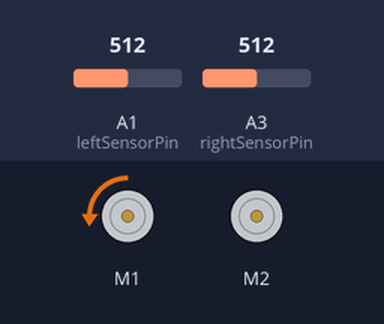
A sketch run on a simulated Arduino Uno, built with avr-gcc and run on an emulated ATmega328P. Shown: 2 × DC motor (green arrow = forward, orange = backward, longer = faster). Inputs (shaded band) come from the test bench; at power-on: A3 (rightSensorPin) = 512, A1 (leftSensorPin) = 512.

Above: at 1.2 s.
1.3 s: A3 (rightSensorPin) set to 276
2.8 s: A3 (rightSensorPin) set to 249
At 3.8 s:
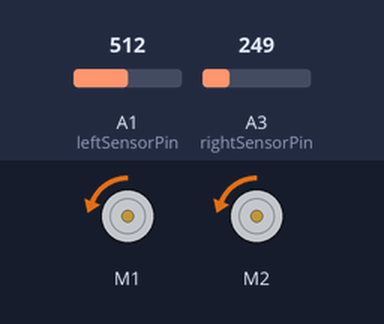
4.3 s: A1 (leftSensorPin) set to 772
5.8 s: A1 (leftSensorPin) set to 800
At 6.1 s:
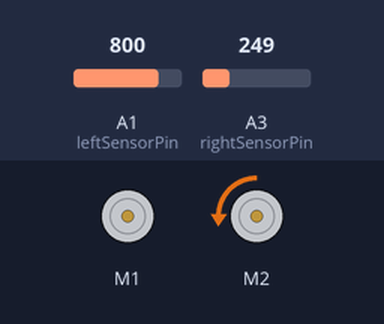
7.3 s: A1 (leftSensorPin) set to 780
At 8.5 s:
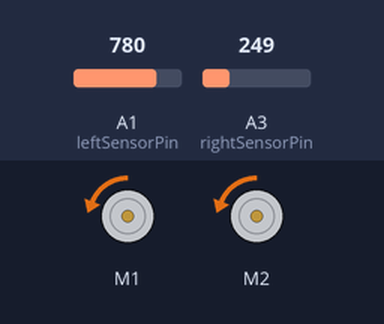
8.8 s: A1 (leftSensorPin) set to 885
At 9.6 s:
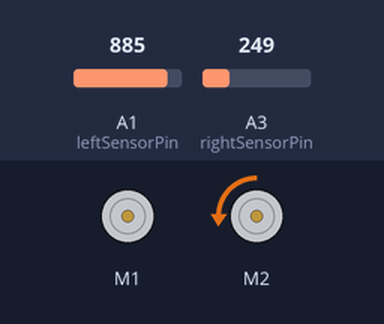
Timing chart, 0 to 11.3 s (numbered marks = the images above; inputs shaded):
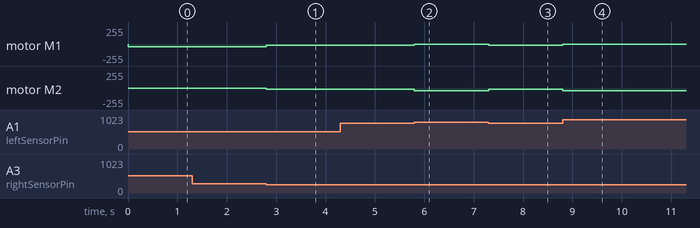

Measured:
- after the input at 1.3 s, every drawn part: stays the same
- after the input at 2.8 s, motor M1: backward 40/255 → backward 20/255 at once; motor M2: stopped → backward 20/255 at once
- after the input at 4.3 s, every drawn part: stays the same
- after the input at 5.8 s, motor M1: backward 20/255 → stopped at once; motor M2: backward 20/255 → backward 40/255 at once
- after the input at 7.3 s, motor M1: stopped → backward 20/255 at once; motor M2: backward 40/255 → backward 20/255 at once
- after the input at 8.8 s, motor M1: backward 20/255 → stopped at once; motor M2: backward 20/255 → backward 40/255 at once

The sketch:

with_serial_communication.ino
```cpp
// Take in sensor input and command motors to follow a tape line on the floor
// Can change car base speed and turn speed throught the serial monitor

//Include libraries
#include <Wire.h>
#include <Adafruit_MotorShield.h>
#include "utility/Adafruit_MS_PWMServoDriver.h"

// Pin setup
const int leftSensorPin = A1;  // Phototransistor output
const int centerSensorPin = A2;
const int rightSensorPin = A3;

// Set thresholds
const int leftThreshold = 790;
const int centerThreshold = 875;
const int rightThreshold = 260;

// Initialize sensor on/off variable
boolean leftSensor;
boolean centerSensor;
boolean rightSensor;

// Motor setup
Adafruit_MotorShield AFMS = Adafruit_MotorShield();

Adafruit_DCMotor *left = AFMS.getMotor(1);
Adafruit_DCMotor *right = AFMS.getMotor(2);

int motorBaseSpeed = 20;
int motorTurnSpeed = 40;


void setup() {
  pinMode(leftSensorPin, INPUT);   // Set sensor pins as input
  pinMode(centerSensorPin, INPUT);
  pinMode(rightSensorPin, INPUT);

  AFMS.begin(); //start motors and set initial speed
  left->setSpeed(motorBaseSpeed);
  right->setSpeed(motorBaseSpeed);

  Serial.begin(9600);          // Initialize serial communication for debugging
}

void loop() {
  bool leftRead = readSensor(leftSensorPin, leftThreshold);
  bool rightRead = readSensor(rightSensorPin, rightThreshold);

  // Serial.print(leftRead);
  // Serial.print(" ");
  // Serial.println(rightRead);

  motorControl(leftRead, rightRead);

  listenForSpeedChange();

  // Serial.println(motorBaseSpeed);
  // Serial.println(motorTurnSpeed);

}

bool readSensor(int sensorPin, int threshold){
  bool reading;

  int sensorVal = analogRead(sensorPin);

  if (sensorVal <= threshold){
    reading = false;
  }
  else{
    reading = true;
  }

  return reading;
}


void motorControl(bool leftSense, bool rightSense){
  if (!leftSense && !rightSense){
    left->setSpeed(motorBaseSpeed); //same!
    right->setSpeed(motorBaseSpeed);
  }
  else if (leftSense){
    left->setSpeed(0);
    right->setSpeed(motorTurnSpeed);
  }
  else if(rightSense){
    left->setSpeed(motorTurnSpeed);
    right->setSpeed(0);
  }
  // else {
  //   left->setSpeed(0);
  //   right->setSpeed(0);
  // }

  left->run(BACKWARD);
  right->run(BACKWARD);

}

void listenForSpeedChange(){

  if (Serial.available() > 0) {
    // Read input from the serial port
    String input = Serial.readStringUntil('\n');
    input.trim(); // Remove any leading/trailing whitespace

    int speed = input.substring(13).toInt(); // Get value after "setSpeed "

    // Parse the input string and set motor speeds
    if (input.startsWith("setBaseSpeed ")) {

      // set motor base speed to given speed
      motorBaseSpeed = speed;

      Serial.print("Motor base speed updated to: ");
      Serial.println(speed);
    }

    if (input.startsWith("setTurnSpeed ")) {

      // set motor turn speed to given speed
      motorTurnSpeed = speed;

      Serial.print("Motor turn speed updated to: ");
      Serial.println(speed);
    }
  }

}
```
